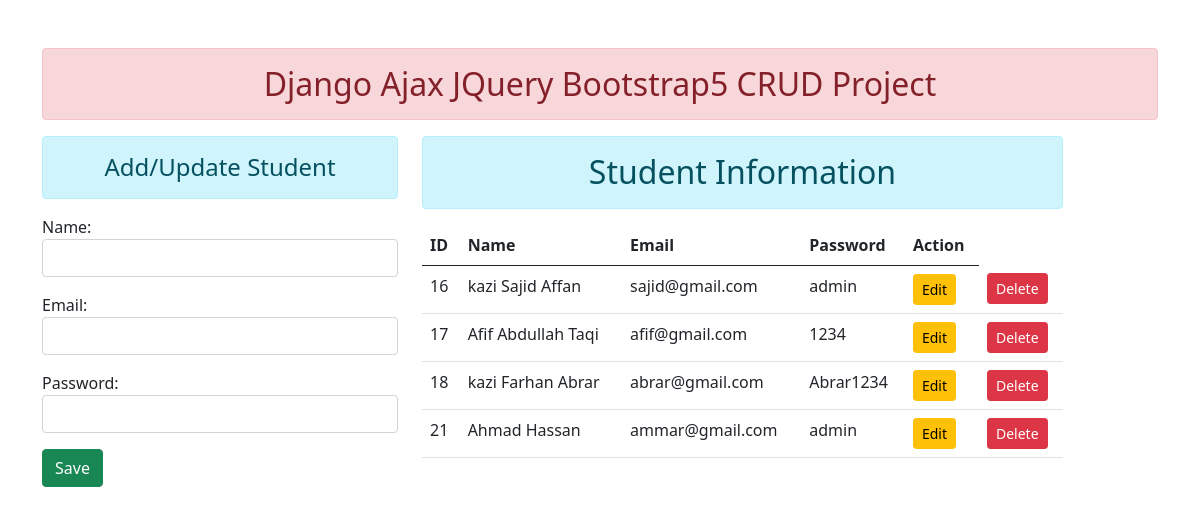
The page / on the database its author committed.
### enroll/models.py (models this page shows)
class User(models.Model):
    name = models.CharField(max_length=70)
    email = models.EmailField(max_length=100)
    password = models.CharField(max_length=100)

### enroll/views.py (the view)
# urls.py: path('', home, name='home'),
def home(request):
    form = StudentRegistration()
    students = User.objects.all()
    context = {'form': form, 'students': students}
    return render(request, 'enroll/home.html', context)

### enroll/forms.py
class StudentRegistration(forms.ModelForm):
    class Meta:
        model = User
        fields = ['name', 'email', 'password']
        widgets = {
            'name': forms.TextInput(attrs={'class':'form-control',
                'id':'nameid'}),
            'email': forms.EmailInput(attrs={'class':'form-control',
                'id':'emailid'}),
            'password': forms.PasswordInput(attrs={'class':'form-control',
                'id':'passwordid'}),
        }

### enroll/templates/enroll/home.html (shortened to what this page needs)
{% load static %}
<!DOCTYPE html>
<html lang="en">
<head>
    <link rel="stylesheet" href="{% static 'enroll/css/bootstrap.css' %}" />
</head>
<body>
    <div class="container mt-5">
        <h2 class="text-center alert alert-danger">
            Django Ajax JQuery Bootstrap5 CRUD Project
        </h2>
        <div class="row">
            <div class="col-sm-4">
                <h4 class="text-center alert alert-info">
                    Add/Update Student
                </h4>
                <form action="" method="post">
                    {{ form.as_p }}
                    <input type="button" class="btn btn-success"
                        id="btnsave" value="Save" />
                </form><br />
            </div>
            <div class="col-sm-7">
                <h2 class="text-center alert alert-info">
                    Student Information
                </h2>
                <table class="table table-hover">
                    <thead>
                        <tr>
                            <th scope="col">ID</th>
                            <th scope="col">Name</th>
                            <th scope="col">Email</th>
                            <th scope="col">Password</th>
                            <th scope="col">Action</th>
                        </tr>
                    </thead>
                    <tbody id="tbody">
                        {% for student in students %}
                        <tr>
                            <td scope="col">{{student.id}}</td>
                            <td scope="col">{{student.name}}</td>
                            <td scope="col">{{student.email}}</td>
                            <td scope="col">{{student.password}}</td>
                            <td scope="col">
                                <input type="button" data-sid="{{student.id}}"
                                    class="btn btn-warning btn-sm btn-edit"
                                    value="Edit" />
                            </td>
                            <td scope="col">
                                <input type="button" data-sid="{{student.id}}"
                                    class="btn btn-danger btn-sm btn-del"
                                    value="Delete" />
                            </td>
                        </tr>
                        {% endfor %}
                    </tbody>
                </table>
            </div>
        </div>
    </div>
</body>
</html>

### rows shown on the page
User: id "16", name "kazi Sajid Affan", email "sajid@gmail.com", password "admin"
User: id "17", name "Afif Abdullah Taqi", email "afif@gmail.com", password "1234"
User: id "18", name "kazi Farhan Abrar", email "abrar@gmail.com", password "Abrar1234"
User: id "21", name "Ahmad Hassan", email "ammar@gmail.com", password "admin"
